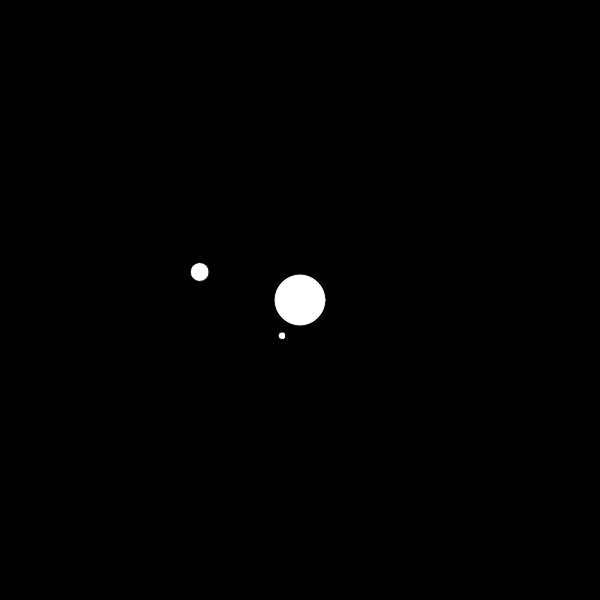
Frame 1 (no input)
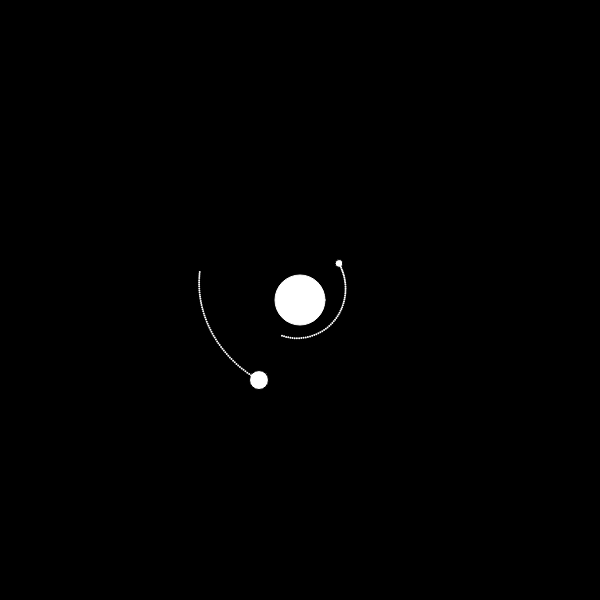
Frame 60 (no input)
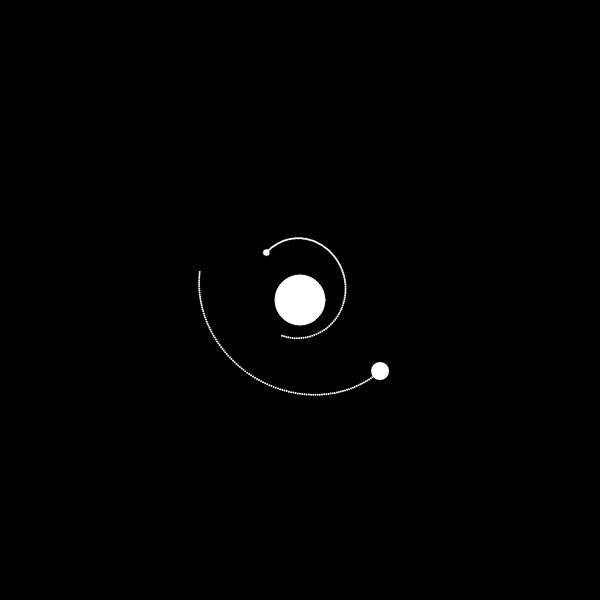
Frame 120 (the mouse pressed at the canvas centre since frame 60)

The p5.js sketch that drew these frames (run headless with seeded random() and noise() and a simulated clock; from frame 60 on, the mouse is pressed at the canvas centre):

// p5.js sketch
// ── sketch.js
let planets  = [];
let star;
let orbits = [];
let c = 0;
let ea_d = 20;
function setup() {
  createCanvas(600, 600);
  frameRate(60);
  mercury = new Planet(280, 335, 0.33, 0, 1.95, 0.8, ea_d * 0.383);
  venus = new Planet(200, 270, 4.87, 1, -0.3, 1.99, ea_d * 0.949);
  star = new Sun();
  planets.push(mercury, venus);
  for (var i = 0; i < planets.length; i++) {
    orbits.push([]);
  }
}

function draw() {
  background(0);
  c++;
  for (var i = 0; i < planets.length; i++) {
    const force = star.attract(planets[i]);
    planets[i].applyForce(force);
    planets[i].update();
    planets[i].display();
    planets[i].displayOrbit();
  }
  star.display();
}

// ── planet.js
class Planet {
  constructor(x, y, m, id, startx, starty, dia) {
    this.dia = dia;
    this.mass = m;
    this.startx = startx;
    this.starty = starty;
    this.pos = createVector(x, y);
    this.vel = createVector(this.startx, this.starty);
    this.acc = createVector();
    this.id = id;
  }

  applyForce(force) {
    let f = p5.Vector.div(force, this.mass);
    this.acc.add(f);
  }

  update() {
    this.vel.add(this.acc);
    this.pos.add(this.vel);
    this.acc.mult(0);
  }

  display() {
    push();
    stroke(0);
    fill(255);
    ellipse(this.pos.x, this.pos.y,
      this.dia, this.dia);
    pop();
  }

  displayOrbit() {
    let v = createVector(this.pos.x, this.pos.y);
    orbits[this.id].push(v);
    if (c > 300) {
      orbits[this.id].splice(0, 1);
    }
    for (var i = 0; i < orbits[this.id].length; i++) {
      push();
      stroke(255);
      strokeWeight(2);
      point(orbits[this.id][i].x, orbits[this.id][i].y);
      pop();
    }
  }
}

// ── sun.js
class Sun {
  constructor() {
    this.pos = createVector(width/2, height/2);
    this.mass = 1988500;
    this.G = Math.pow(6.6743, -5);
  }
  attract(mover) {
    let force = p5.Vector.sub(this.pos, mover.pos);
    let distance = force.mag();
    distance = constrain(distance, 38, 58);

    let strength = (this.G * this.mass * mover.mass) /
    (distance * distance);
    force.setMag(strength);
    return force;
  }
  display() {
    stroke(255);
    fill(255);
    ellipse(this.pos.x, this.pos.y, 50);
  }
}
